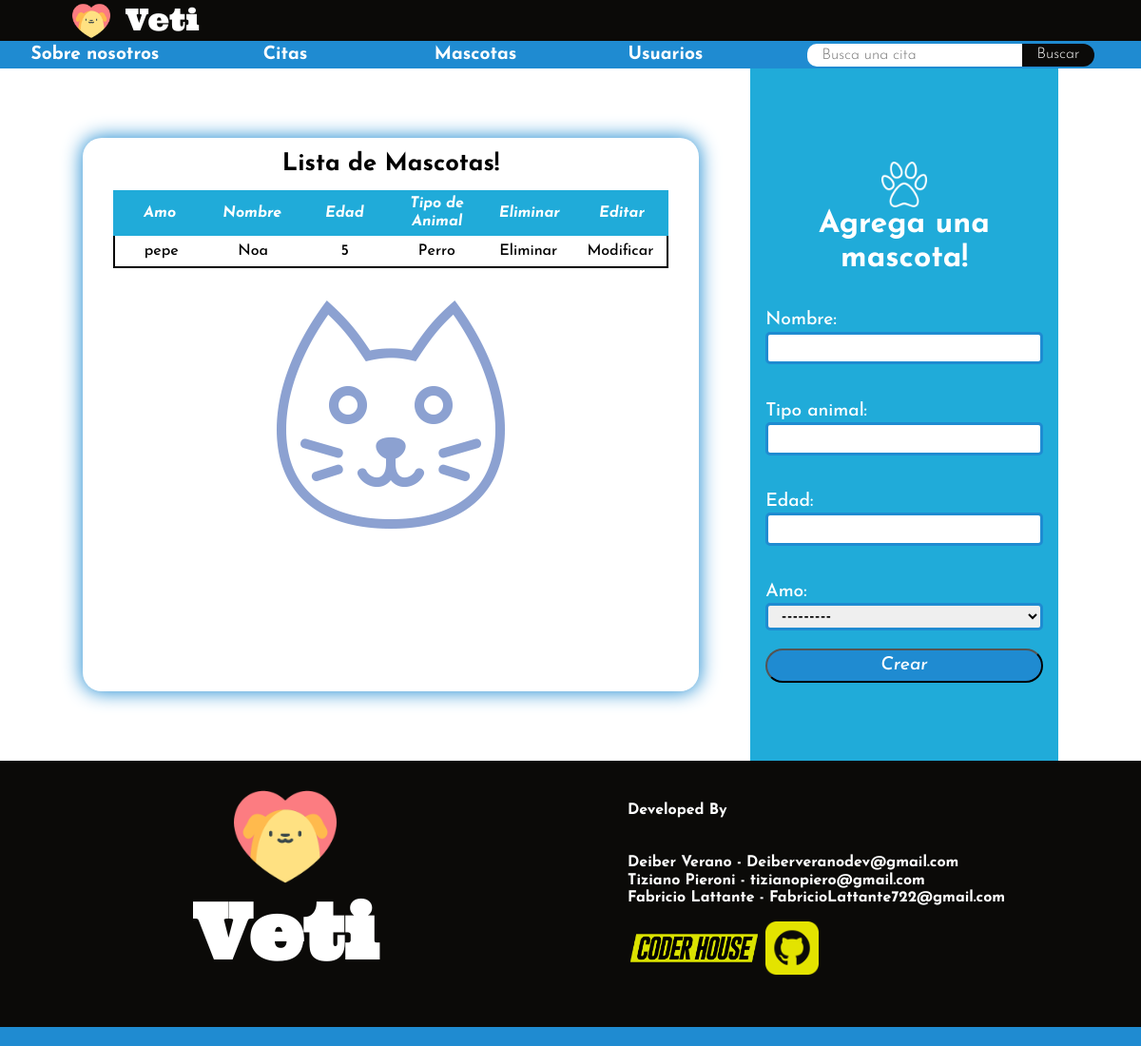
Page /veti/mascotas/ on the earlier database version.
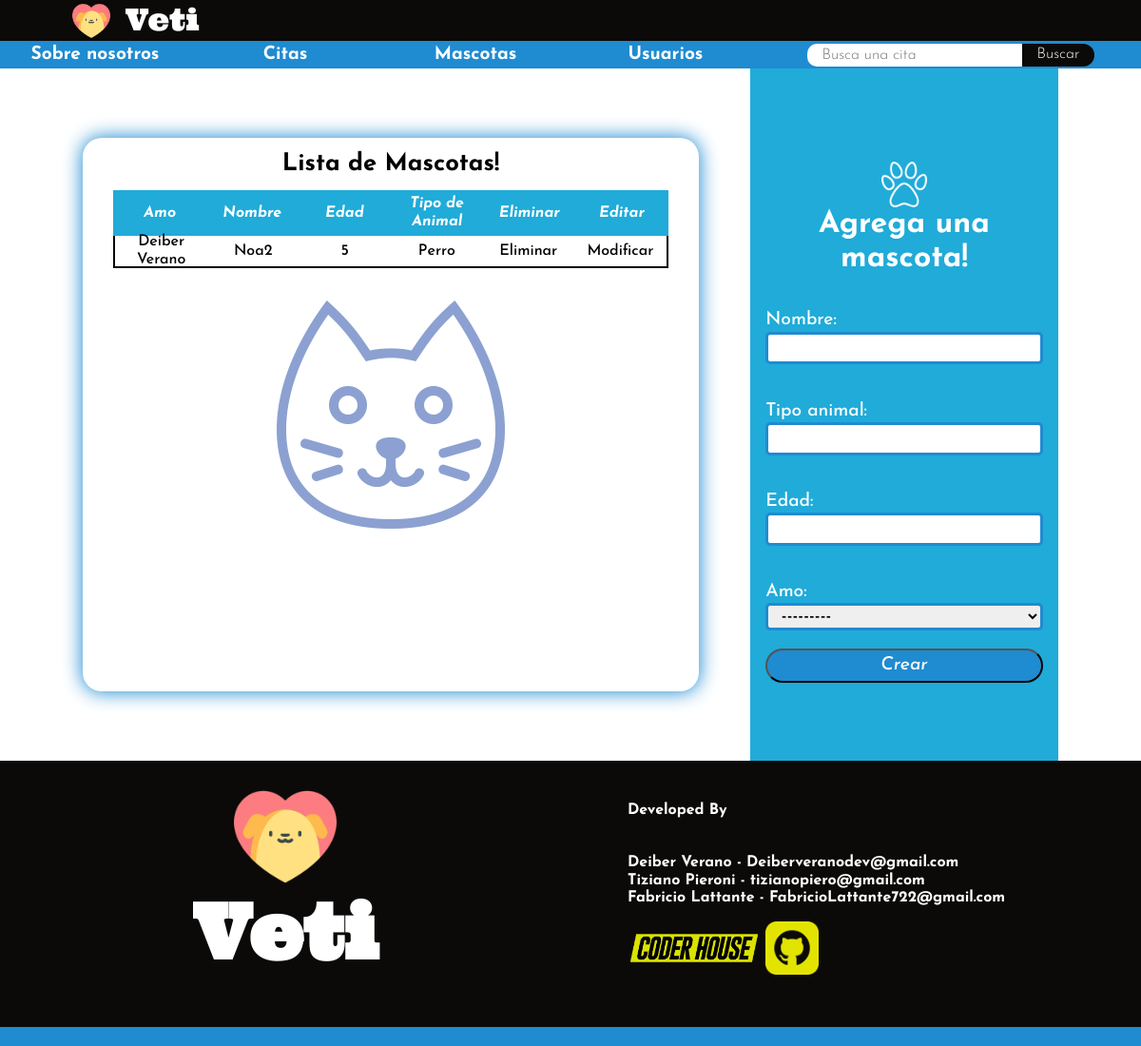
Same page on the later database version.
### citas_usuarios/models.py (models this page shows, shortened)
class Mascota(models.Model):
    amo = models.ForeignKey(Persona,on_delete=models.CASCADE)
    nombre = models.CharField(max_length=20)
    tipo_animal = models.CharField(max_length=50)
    edad = models.IntegerField()

class Persona(models.Model):
    cedula = models.IntegerField(primary_key=True)
    nombre = models.CharField(max_length=30)
    edad = models.IntegerField()
    rol = models.ForeignKey(Rol, on_delete=models.CASCADE)
    def __str__(self):
        return f'{self.nombre}'

### citas_usuarios/views.py (the view, shortened to what this page needs)
# urls.py: path('mascotas/', mascotas, name='mascotas'),
def mascotas(request):
    mascota_form = MascotaForm()
    lista_mascotas = Mascota.objects.all()
    return render(request,'mascotas.html', {'mascota_form':mascota_form,'lista_mascotas': lista_mascotas})

### citas_usuarios/forms.py
class MascotaForm(forms.Form):
    nombre = forms.CharField(max_length=20)
    tipo_animal = forms.CharField(max_length=20)
    edad = forms.IntegerField()
    amo = forms.ModelChoiceField(
    queryset=Persona.objects.filter(rol=2),
    label='Amo',
    widget=forms.Select
)

### citas_usuarios/templates/mascotas.html (shortened to what this page needs)
{% extends 'base.html' %}
{% load static %}
{% block bloqueSeccion %}
    <div class="contenedor-tabla-con-datos">
        <h3>Lista de Mascotas!</h3>
        <table class="tabla-datos-modelos">
            <thead>
                <th>Amo</th>
                <th>Nombre</th>
                <th>Edad</th>
                <th>Tipo de Animal</th>
                <th>Eliminar</th>
                <th>Editar</th>
            </thead>
            <tbody>
                {% for mascota in lista_mascotas %}
                    <tr>
                        <td>{{mascota.amo}}</td>
                        <td>{{mascota.nombre}}</td>
                        <td>{{mascota.edad}}</td>
                        <td>{{mascota.tipo_animal}}</td>
                        <td>
                            <form action="{% url 'elimina_mascota' mascota.id %}" method="POST">{% csrf_token %}
                                <button class="eliminar_registro_btn_tabla" type="submit">Eliminar</button>
                            </form>
                        </td>
                        <td><button class="modificar_registro_btn_tabla"><a href="{% url 'modifica_mascota' mascota.id %}">Modificar</a></button></td>
                    </tr>
                {% endfor %}
            </tbody>
        </table>
    </div>
    <div class="div-creacion-registro">
        <h3><img src="{% static 'img/patica-animal.png' %}" alt="">Agrega una mascota! </h3>
        <form class="formulario-creacion" action="" method="post">
            {{ mascota_form.as_p }}
            <input type="submit" value="Crear">
        </form>
    </div>
{% endblock bloqueSeccion %}

Differences in the rows shown:
changed Mascota "Perro": amo "pepe" → "Deiber Verano"; nombre "Noa" → "Noa2"
